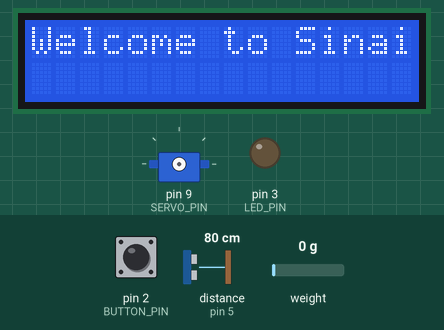
Simulated run of this sketch. Board: Arduino Uno, built with avr-gcc and run on an emulated ATmega328P. On the bench: 16×2 character LCD, servo, output pins drawn as LEDs (lit = HIGH). The inputs (shaded band) are chosen by the test bench; at power-on: pin 2 (BUTTON_PIN) LOW, distance to the obstacle (sensor on pin 5) 80 cm, weight on the scale 0 g. The echo pulse lasts 58.3 µs per cm; pins used as bus, display or sensor lines are not drawn; what the sketch prints to the serial monitor is not drawn.

Above: at 1.2 s.
At 4.3 s:
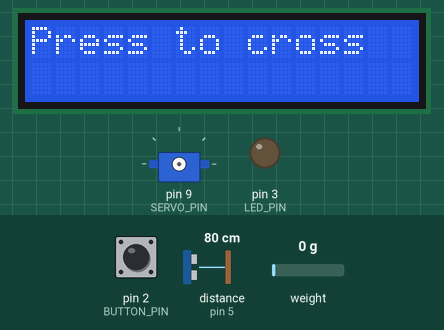
4.4 s: pin 2 (BUTTON_PIN) pulled HIGH for 0.15 s
At 5.2 s:
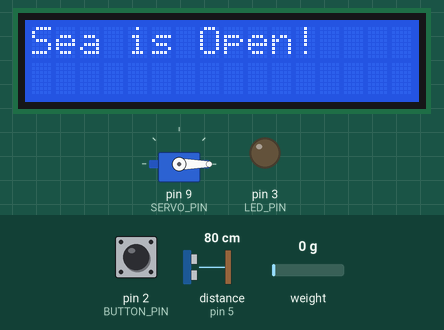
7.5 s: pin 2 (BUTTON_PIN) pulled HIGH for 1 s
At 8.8 s:
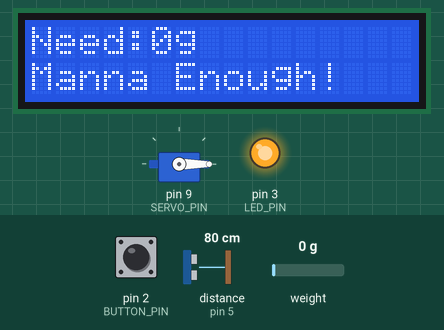
Timing chart, 0 to 10.5 s (numbered marks = the images above; inputs shaded):
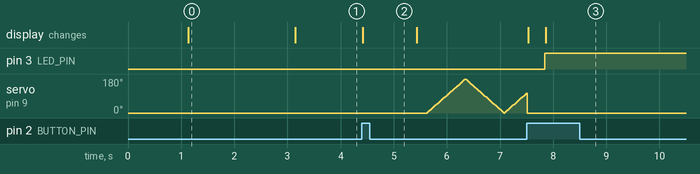

Measured:
- after the input at 4.4 s, the display: changes at once (image 2)
- after the input at 7.5 s, pin 3 (LED_PIN): LOW → HIGH after 0.35 s; the display: first changes at once (image 3 shows a later state)
- what the display in image 0 shows lasts 2.0 s, from 1.1 s to 3.1 s

The sketch:

ARD_CODE.ino
```cpp
#include <Wire.h>
#include <LiquidCrystal_I2C.h>
#include <Servo.h>
#include <SPI.h>         // Infrastructure library for the SPI protocol (for the physical RFID)
#include <MFRC522.h>     // Library for the physical RC522 RFID module
#include "HX711.h"       // Library for the physical HX711 weight module


// Pin definitions (pins + hardware additions)

#define BUTTON_PIN      2   // Moses button: open/close sea (press = HIGH)
#define LED_PIN         3   // Enough food LED
#define TRIG_PIN        4   // Ultrasonic TRIG
#define ECHO_PIN        5   // Ultrasonic ECHO
#define SERVO_PIN       9   // Servo fan / sea simulation

// Pins for the physical RFID reader (RC522)
#define RFID_SS_PIN     10  // Component select pin (SDA/SS on the RFID)
#define RFID_RST_PIN    -1  // The RFID RST pin is permanently connected to 3.3V on the breadboard

// Pins for the physical weight transducer (HX711)
#define HX711_DOUT_PIN  A2  // Data Out pin of the weight sensor
#define HX711_SCK_PIN   A3  // Serial Clock pin of the weight sensor


// Components & Constants

LiquidCrystal_I2C lcd(0x27, 16, 2);
Servo seaServo;

MFRC522 mfrc522(RFID_SS_PIN, RFID_RST_PIN); // Real RFID reader object
HX711 scale;                                 // Real weight sensor object

const String AUTHORIZED_UID = "F1 95 99 8A";   // UID code of your authorized cooks' card
const float SCALE_CALIBRATION_FACTOR = 453.16; // Calibration factor of your scale


// Global variables

bool lastButtonState = LOW;
bool lastRFIDState = LOW;

bool calculationDone = false;
bool seaOpened = false;
bool personDetected = false;
bool systemFinished = false;

int peopleCount = 0;
float requiredFoodWeight = 0;

int servoFanAngle = 0;
bool fanDirection = true;

unsigned long lastLCDUpdateTime = 0;

// Helper functions

void updateLCDCount() {
  lcd.clear();
  lcd.setCursor(0, 0);
  lcd.print("People Count:");
  lcd.setCursor(0, 1);
  lcd.print(peopleCount);
}

void openSea() {
  seaServo.attach(SERVO_PIN);
  seaServo.write(0);
  Serial.println("Event: Button pressed. Opening Sea.");
  seaOpened = true;

  lcd.clear();
  lcd.print("Sea is Open!");
  delay(1000);

  updateLCDCount();
}

void closeSea() {
  Serial.println("Event: Crossing ended. Closing Sea.");
  seaOpened = false;
  seaServo.write(0);
  seaServo.detach();
  requiredFoodWeight = peopleCount * 100.0;
  calculationDone = true;

  lcd.clear();
  lcd.print("Need food:");
  lcd.setCursor(0, 1);
  lcd.print((int)requiredFoodWeight);
  lcd.print(" g");

  Serial.print("Final count: ");
  Serial.print(peopleCount);
  Serial.print(". Required food: ");
  Serial.print(requiredFoodWeight);
  Serial.println(" grams.");
}

void moveFan() {
  if (fanDirection) {
    servoFanAngle += 5;
  } else {
    servoFanAngle -= 5;
  }

  seaServo.write(servoFanAngle);

  if (servoFanAngle >= 180) { fanDirection = false; }
  if (servoFanAngle <= 0) { fanDirection = true; }

  delay(15);
}

long getDistance() {
  digitalWrite(TRIG_PIN, LOW);
  delayMicroseconds(2);
  digitalWrite(TRIG_PIN, HIGH);
  delayMicroseconds(10);
  digitalWrite(TRIG_PIN, LOW);

  long duration = pulseIn(ECHO_PIN, HIGH, 30000);
  if (duration == 0) { return 999; }

  long distance = duration * 0.034 / 2;
  return distance;
}

float readSimulatedWeight() {
  float weight = 0.0;

  // Check whether the weight transducer is ready to work
  if (scale.is_ready()) {
    // Quick sample (1) from the sensor, using abs (absolute value) to prevent negative readings caused by vibrations
    weight = abs(scale.get_units(1));
  }

  // Informative print to the serial monitor (the repeated print was removed to avoid flooding the screen)
  return weight;
}

void checkRFIDSimulation() {
  // Check: is a new physical RFID card placed near the reader, and were we able to read its data?
  if (mfrc522.PICC_IsNewCardPresent() && mfrc522.PICC_ReadCardSerial()) {

    // Built-in loop that converts the UID byte array into a readable text String
    String scannedUID = "";
    for (byte i = 0; i < mfrc522.uid.size; i++) {
      scannedUID.concat(String(mfrc522.uid.uidByte[i] < 0x10 ? " 0" : " "));
      scannedUID.concat(String(mfrc522.uid.uidByte[i], HEX));
    }
    scannedUID.toUpperCase();
    scannedUID.trim(); // Remove unnecessary spaces

    Serial.print("Scanned RFID UID: ");
    Serial.println(scannedUID);

    // Condition: is the scanned card the authorized cooks' card?
    if (scannedUID == AUTHORIZED_UID) {
      Serial.println("Auth: RFID Verified! Cook confirmed food is ready.");

      lcd.clear();
      lcd.print("Food is Ready!");
      lcd.setCursor(0, 1);
      lcd.print("Enjoy the meal!");

      systemFinished = true; // Activate the system lock flag (end of one iteration)
    }
    else {
      // If an unknown card is scanned, the system does not lock and displays a temporary warning message
      Serial.println("Unknown Card. Access Denied.");
      lcd.setCursor(0, 1);
      lcd.clear();
      lcd.print("Wrong RFID!     ");
      delay(1500);
    }

    mfrc522.PICC_HaltA(); // Command telling the current card to stop transmitting (prevents duplicate readings in the loop)
  }
}

// Arduino core functions

void setup() {
  Serial.begin(9600);

  SPI.begin();           // Initialize the SPI communication line (required for the RFID module)
  mfrc522.PCD_Init();    // Physical initialization of the RFID card reader

  // Initial setup and calibration of the HX711 weight module
  scale.begin(HX711_DOUT_PIN, HX711_SCK_PIN);
  scale.set_scale(SCALE_CALIBRATION_FACTOR);
  scale.tare();          // Reset the scale to 0 grams (automatically subtracts the weight of the empty manna container at startup)

  pinMode(BUTTON_PIN, INPUT); // Remains regular INPUT exactly like in your original code
  pinMode(LED_PIN, OUTPUT);
  pinMode(TRIG_PIN, OUTPUT);
  pinMode(ECHO_PIN, INPUT);

  // Servo initialization was moved to the openSea/closeSea functions as you arranged, protected against noise!

  // Proper physical screen initialization
  lcd.init();
  lcd.backlight();

  lcd.clear();
  lcd.print("Welcome to Sinai");
  delay(2000);

  lcd.clear();
  lcd.print("Press to cross");

  Serial.println("System started. Waiting for Moses button.");
}

void loop() {
  if (systemFinished) {
    return;
  }

  // Button: open / close sea

  int currentButtonState = digitalRead(BUTTON_PIN);

  if (currentButtonState == HIGH && lastButtonState == LOW) {
    if (!seaOpened && !calculationDone) {
      openSea();
    }
    else if (seaOpened) {
      closeSea();
    }
    delay(200);
  }
  lastButtonState = currentButtonState;


  // Sea open: fan movement + counting people

  if (seaOpened) {
    moveFan();

    long distance = getDistance();

    if (distance < 15 && !personDetected) {
      peopleCount++;
      personDetected = true;

      Serial.print("Event: Person crossed. Total: ");
      Serial.println(peopleCount);

      updateLCDCount();
    }
    else if (distance > 20) {
      personDetected = false;
    }
  }

  // Food checking stage

  if (calculationDone) {
    if (millis() - lastLCDUpdateTime > 300) {
      lastLCDUpdateTime = millis();

      float currentWeight = readSimulatedWeight();

      lcd.setCursor(0, 0);
      lcd.print("Need:");
      lcd.print((int)requiredFoodWeight);
      lcd.print("g    ");

      lcd.setCursor(0, 1);
      if (currentWeight < requiredFoodWeight) {
        digitalWrite(LED_PIN, LOW);
        lcd.print("Now:");
        lcd.print((int)currentWeight);
        lcd.print("g Add ");
      }
      else {
        digitalWrite(LED_PIN, HIGH);
        lcd.print("Manna Enough!  ");
        checkRFIDSimulation();
      }
    }
  }
}
```
